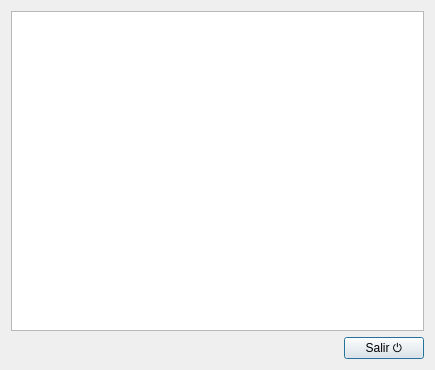
<?xml version="1.0" encoding="UTF-8"?>
<ui version="4.0">
 <class>Dialog</class>
 <widget class="QDialog" name="Dialog">
  <property name="windowModality">
   <enum>Qt::WindowModal</enum>
  </property>
  <property name="geometry">
   <rect>
    <x>0</x>
    <y>0</y>
    <width>435</width>
    <height>370</height>
   </rect>
  </property>
  <property name="windowTitle">
   <string>Lista</string>
  </property>
  <property name="modal">
   <bool>true</bool>
  </property>
  <layout class="QVBoxLayout" name="verticalLayout_2">
   <item>
    <layout class="QVBoxLayout" name="verticalLayout">
     <item>
      <widget class="QTableWidget" name="tblLista">
       <property name="font">
        <font>
         <pointsize>8</pointsize>
        </font>
       </property>
       <property name="frameShape">
        <enum>QFrame::StyledPanel</enum>
       </property>
       <property name="frameShadow">
        <enum>QFrame::Plain</enum>
       </property>
       <property name="horizontalScrollBarPolicy">
        <enum>Qt::ScrollBarAlwaysOff</enum>
       </property>
       <property name="editTriggers">
        <set>QAbstractItemView::NoEditTriggers</set>
       </property>
       <property name="selectionMode">
        <enum>QAbstractItemView::SingleSelection</enum>
       </property>
       <property name="selectionBehavior">
        <enum>QAbstractItemView::SelectRows</enum>
       </property>
       <property name="sortingEnabled">
        <bool>true</bool>
       </property>
       <attribute name="verticalHeaderVisible">
        <bool>false</bool>
       </attribute>
       <attribute name="verticalHeaderHighlightSections">
        <bool>true</bool>
       </attribute>
      </widget>
     </item>
     <item>
      <layout class="QHBoxLayout" name="horizontalLayout">
       <item>
        <spacer name="horizontalSpacer">
         <property name="orientation">
          <enum>Qt::Horizontal</enum>
         </property>
         <property name="sizeHint" stdset="0">
          <size>
           <width>40</width>
           <height>20</height>
          </size>
         </property>
        </spacer>
       </item>
       <item>
        <widget class="QPushButton" name="cmdSalir">
         <property name="text">
          <string>Salir ⏻</string>
         </property>
         <property name="shortcut">
          <string>Esc</string>
         </property>
        </widget>
       </item>
      </layout>
     </item>
    </layout>
   </item>
  </layout>
 </widget>
 <resources/>
 <connections/>
</ui>
